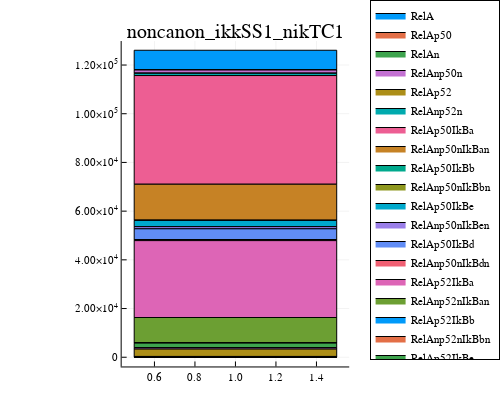
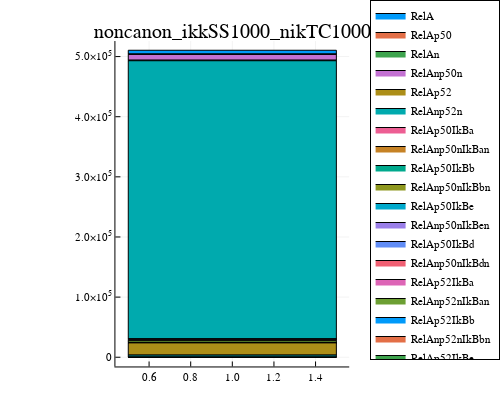

Source (notebook cell) for these figures, in order:
### Code cell
speciesToPlot=["RelA*"]
# speciesToPlot=[""]
fiveCornerCanonConditions=["canon_ikkTC1_NIKFuncSS1","canon_ikkTC1000_NIKFuncSS1000","canon_ikkTC10_NIKFuncSS10","canon_ikkTC1000_NIKFuncSS1","canon_ikkTC1_NIKFuncSS1000"]
stackedBar(speciesToPlot,sevenCornerNonCanonConditions,colorArray,first_cell,1,folder,hoursToPlot,maxValOfYAxis,qualityScaling)

### Figure 1 — Plotly figure (JSON) as saved in the notebook; plotly's stock layout.template omitted (floating-point values rounded to 4 significant figures)
{"data": [{"fill": "tozeroy", "fillcolor": "rgba(0, 154, 250, 1.000)", "legendgroup": "RelA", "line": {"color": "rgba(0, 0, 0, 1.000)", "dash": "solid", "width": 1}, "mode": "lines", "name": "RelA", "showlegend": true, "type": "scatter", "x": [0.5, 0.5, 1.5, 1.5, 0.5, 0.5], "xaxis": "x1", "y": [126100.0, 118100.0, 118100.0, 126100.0, 126100.0, 126100.0], "yaxis": "y1"}, {"colorbar": {"len": 0.9039, "title": "", "x": 0.9921, "y": 0.4896}, "legendgroup": "RelA", "marker": {"color": "rgba(0, 154, 250, 0.000)", "line": {"color": "rgba(0, 0, 0, 0.000)", "width": 1}, "size": 0, "symbol": "circle"}, "mode": "markers", "name": "RelA", "showlegend": false, "type": "scatter", "x": [1], "xaxis": "x", "y": [126100.0], "yaxis": "y", "zmax": null, "zmin": null}, {"fill": "tozeroy", "fillcolor": "rgba(227, 111, 71, 1.000)", "legendgroup": "RelAp50", "line": {"color": "rgba(0, 0, 0, 1.000)", "dash": "solid", "width": 1}, "mode": "lines", "name": "RelAp50", "showlegend": true, "type": "scatter", "x": [0.5, 0.5, 1.5, 1.5, 0.5, 0.5], "xaxis": "x1", "y": [118100.0, 118100.0, 118100.0, 118100.0, 118100.0, 118100.0], "yaxis": "y1"}, {"colorbar": {"len": 0.9039, "title": "", "x": 0.9921, "y": 0.4896}, "legendgroup": "RelAp50", "marker": {"color": "rgba(227, 111, 71, 0.000)", "line": {"color": "rgba(0, 0, 0, 0.000)", "width": 1}, "size": 0, "symbol": "circle"}, "mode": "markers", "name": "RelAp50", "showlegend": false, "type": "scatter", "x": [1], "xaxis": "x", "y": [118100.0], "yaxis": "y", "zmax": null, "zmin": null}, {"fill": "tozeroy", "fillcolor": "rgba(62, 164, 78, 1.000)", "legendgroup": "RelAn", "line": {"color": "rgba(0, 0, 0, 1.000)", "dash": "solid", "width": 1}, "mode": "lines", "name": "RelAn", "showlegend": true, "type": "scatter", "x": [0.5, 0.5, 1.5, 1.5, 0.5, 0.5], "xaxis": "x1", "y": [118100.0, 118000.0, 118000.0, 118100.0, 118100.0, 118100.0], "yaxis": "y1"}, {"colorbar": {"len": 0.9039, "title": "", "x": 0.9921, "y": 0.4896}, "legendgroup": "RelAn", "marker": {"color": "rgba(62, 164, 78, 0.000)", "line": {"color": "rgba(0, 0, 0, 0.000)", "width": 1}, "size": 0, "symbol": "circle"}, "mode": "markers", "name": "RelAn", "showlegend": false, "type": "scatter", "x": [1], "xaxis": "x", "y": [118100.0], "yaxis": "y", "zmax": null, "zmin": null}, {"fill": "tozeroy", "fillcolor": "rgba(195, 113, 210, 1.000)", "legendgroup": "RelAnp50n", "line": {"color": "rgba(0, 0, 0, 1.000)", "dash": "solid", "width": 1}, "mode": "lines", "name": "RelAnp50n", "showlegend": true, "type": "scatter", "x": [0.5, 0.5, 1.5, 1.5, 0.5, 0.5], "xaxis": "x1", "y": [118000.0, 116600.0, 116600.0, 118000.0, 118000.0, 118000.0], "yaxis": "y1"}, {"colorbar": {"len": 0.9039, "title": "", "x": 0.9921, "y": 0.4896}, "legendgroup": "RelAnp50n", "marker": {"color": "rgba(195, 113, 210, 0.000)", "line": {"color": "rgba(0, 0, 0, 0.000)", "width": 1}, "size": 0, "symbol": "circle"}, "mode": "markers", "name": "RelAnp50n", "showlegend": false, "type": "scatter", "x": [1], "xaxis": "x", "y": [118000.0], "yaxis": "y", "zmax": null, "zmin": null}, {"fill": "tozeroy", "fillcolor": "rgba(172, 142, 24, 1.000)", "legendgroup": "RelAp52", "line": {"color": "rgba(0, 0, 0, 1.000)", "dash": "solid", "width": 1}, "mode": "lines", "name": "RelAp52", "showlegend": true, "type": "scatter", "x": [0.5, 0.5, 1.5, 1.5, 0.5, 0.5], "xaxis": "x1", "y": [116600.0, 116600.0, 116600.0, 116600.0, 116600.0, 116600.0], "yaxis": "y1"}, {"colorbar": {"len": 0.9039, "title": "", "x": 0.9921, "y": 0.4896}, "legendgroup": "RelAp52", "marker": {"color": "rgba(172, 142, 24, 0.000)", "line": {"color": "rgba(0, 0, 0, 0.000)", "width": 1}, "size": 0, "symbol": "circle"}, "mode": "markers", "name": "RelAp52", "showlegend": false, "type": "scatter", "x": [1], "xaxis": "x", "y": [116600.0], "yaxis": "y", "zmax": null, "zmin": null}, {"fill": "tozeroy", "fillcolor": "rgba(0, 170, 174, 1.000)", "legendgroup": "RelAnp52n", "line": {"color": "rgba(0, 0, 0, 1.000)", "dash": "solid", "width": 1}, "mode": "lines", "name": "RelAnp52n", "showlegend": true, "type": "scatter", "x": [0.5, 0.5, 1.5, 1.5, 0.5, 0.5], "xaxis": "x1", "y": [116600.0, 115700.0, 115700.0, 116600.0, 116600.0, 116600.0], "yaxis": "y1"}, {"colorbar": {"len": 0.9039, "title": "", "x": 0.9921, "y": 0.4896}, "legendgroup": "RelAnp52n", "marker": {"color": "rgba(0, 170, 174, 0.000)", "line": {"color": "rgba(0, 0, 0, 0.000)", "width": 1}, "size": 0, "symbol": "circle"}, "mode": "markers", "name": "RelAnp52n", "showlegend": false, "type": "scatter", "x": [1], "xaxis": "x", "y": [116600.0], "yaxis": "y", "zmax": null, "zmin": null}, {"fill": "tozeroy", "fillcolor": "rgba(237, 94, 147, 1.000)", "legendgroup": "RelAp50IkBa", "line": {"color": "rgba(0, 0, 0, 1.000)", "dash": "solid", "width": 1}, "mode": "lines", "name": "RelAp50IkBa", "showlegend": true, "type": "scatter", "x": [0.5, 0.5, 1.5, 1.5, 0.5, 0.5], "xaxis": "x1", "y": [115700.0, 71050.0, 71050.0, 115700.0, 115700.0, 115700.0], "yaxis": "y1"}, {"colorbar": {"len": 0.9039, "title": "", "x": 0.9921, "y": 0.4896}, "legendgroup": "RelAp50IkBa", "marker": {"color": "rgba(237, 94, 147, 0.000)", "line": {"color": "rgba(0, 0, 0, 0.000)", "width": 1}, "size": 0, "symbol": "circle"}, "mode": "markers", "name": "RelAp50IkBa", "showlegend": false, "type": "scatter", "x": [1], "xaxis": "x", "y": [115700.0], "yaxis": "y", "zmax": null, "zmin": null}, {"fill": "tozeroy", "fillcolor": "rgba(198, 130, 37, 1.000)", "legendgroup": "RelAnp50nIkBan", "line": {"color": "rgba(0, 0, 0, 1.000)", "dash": "solid", "width": 1}, "mode": "lines", "name": "RelAnp50nIkBan", "showlegend": true, "type": "scatter", "x": [0.5, 0.5, 1.5, 1.5, 0.5, 0.5], "xaxis": "x1", "y": [71050.0, 56260.0, 56260.0, 71050.0, 71050.0, 71050.0], "yaxis": "y1"}, {"colorbar": {"len": 0.9039, "title": "", "x": 0.9921, "y": 0.4896}, "legendgroup": "RelAnp50nIkBan", "marker": {"color": "rgba(198, 130, 37, 0.000)", "line": {"color": "rgba(0, 0, 0, 0.000)", "width": 1}, "size": 0, "symbol": "circle"}, "mode": "markers", "name": "RelAnp50nIkBan", "showlegend": false, "type": "scatter", "x": [1], "xaxis": "x", "y": [71050.0], "yaxis": "y", "zmax": null, "zmin": null}, {"fill": "tozeroy", "fillcolor": "rgba(0, 169, 141, 1.000)", "legendgroup": "RelAp50IkBb", "line": {"color": "rgba(0, 0, 0, 1.000)", "dash": "solid", "width": 1}, "mode": "lines", "name": "RelAp50IkBb", "showlegend": true, "type": "scatter", "x": [0.5, 0.5, 1.5, 1.5, 0.5, 0.5], "xaxis": "x1", "y": [56260.0, 56200.0, 56200.0, 56260.0, 56260.0, 56260.0], "yaxis": "y1"}, {"colorbar": {"len": 0.9039, "title": "", "x": 0.9921, "y": 0.4896}, "legendgroup": "RelAp50IkBb", "marker": {"color": "rgba(0, 169, 141, 0.000)", "line": {"color": "rgba(0, 0, 0, 0.000)", "width": 1}, "size": 0, "symbol": "circle"}, "mode": "markers", "name": "RelAp50IkBb", "showlegend": false, "type": "scatter", "x": [1], "xaxis": "x", "y": [56260.0], "yaxis": "y", "zmax": null, "zmin": null}, {"fill": "tozeroy", "fillcolor": "rgba(142, 151, 30, 1.000)", "legendgroup": "RelAnp50nIkBbn", "line": {"color": "rgba(0, 0, 0, 1.000)", "dash": "solid", "width": 1}, "mode": "lines", "name": "RelAnp50nIkBbn", "showlegend": true, "type": "scatter", "x": [0.5, 0.5, 1.5, 1.5, 0.5, 0.5], "xaxis": "x1", "y": [56200.0, 56200.0, 56200.0, 56200.0, 56200.0, 56200.0], "yaxis": "y1"}, {"colorbar": {"len": 0.9039, "title": "", "x": 0.9921, "y": 0.4896}, "legendgroup": "RelAnp50nIkBbn", "marker": {"color": "rgba(142, 151, 30, 0.000)", "line": {"color": "rgba(0, 0, 0, 0.000)", "width": 1}, "size": 0, "symbol": "circle"}, "mode": "markers", "name": "RelAnp50nIkBbn", "showlegend": false, "type": "scatter", "x": [1], "xaxis": "x", "y": [56200.0], "yaxis": "y", "zmax": null, "zmin": null}, {"fill": "tozeroy", "fillcolor": "rgba(0, 169, 204, 1.000)", "legendgroup": "RelAp50IkBe", "line": {"color": "rgba(0, 0, 0, 1.000)", "dash": "solid", "width": 1}, "mode": "lines", "name": "RelAp50IkBe", "showlegend": true, "type": "scatter", "x": [0.5, 0.5, 1.5, 1.5, 0.5, 0.5], "xaxis": "x1", "y": [56200.0, 53640.0, 53640.0, 56200.0, 56200.0, 56200.0], "yaxis": "y1"}, {"colorbar": {"len": 0.9039, "title": "", "x": 0.9921, "y": 0.4896}, "legendgroup": "RelAp50IkBe", "marker": {"color": "rgba(0, 169, 204, 0.000)", "line": {"color": "rgba(0, 0, 0, 0.000)", "width": 1}, "size": 0, "symbol": "circle"}, "mode": "markers", "name": "RelAp50IkBe", "showlegend": false, "type": "scatter", "x": [1], "xaxis": "x", "y": [56200.0], "yaxis": "y", "zmax": null, "zmin": null}, {"fill": "tozeroy", "fillcolor": "rgba(155, 127, 233, 1.000)", "legendgroup": "RelAnp50nIkBen", "line": {"color": "rgba(0, 0, 0, 1.000)", "dash": "solid", "width": 1}, "mode": "lines", "name": "RelAnp50nIkBen", "showlegend": true, "type": "scatter", "x": [0.5, 0.5, 1.5, 1.5, 0.5, 0.5], "xaxis": "x1", "y": [53640.0, 52750.0, 52750.0, 53640.0, 53640.0, 53640.0], "yaxis": "y1"}, {"colorbar": {"len": 0.9039, "title": "", "x": 0.9921, "y": 0.4896}, "legendgroup": "RelAnp50nIkBen", "marker": {"color": "rgba(155, 127, 233, 0.000)", "line": {"color": "rgba(0, 0, 0, 0.000)", "width": 1}, "size": 0, "symbol": "circle"}, "mode": "markers", "name": "RelAnp50nIkBen", "showlegend": false, "type": "scatter", "x": [1], "xaxis": "x", "y": [53640.0], "yaxis": "y", "zmax": null, "zmin": null}, {"fill": "tozeroy", "fillcolor": "rgba(97, 141, 246, 1.000)", "legendgroup": "RelAp50IkBd", "line": {"color": "rgba(0, 0, 0, 1.000)", "dash": "solid", "width": 1}, "mode": "lines", "name": "RelAp50IkBd", "showlegend": true, "type": "scatter", "x": [0.5, 0.5, 1.5, 1.5, 0.5, 0.5], "xaxis": "x1", "y": [52750.0, 48350.0, 48350.0, 52750.0, 52750.0, 52750.0], "yaxis": "y1"}, {"colorbar": {"len": 0.9039, "title": "", "x": 0.9921, "y": 0.4896}, "legendgroup": "RelAp50IkBd", "marker": {"color": "rgba(97, 141, 246, 0.000)", "line": {"color": "rgba(0, 0, 0, 0.000)", "width": 1}, "size": 0, "symbol": "circle"}, "mode": "markers", "name": "RelAp50IkBd", "showlegend": false, "type": "scatter", "x": [1], "xaxis": "x", "y": [52750.0], "yaxis": "y", "zmax": null, "zmin": null}, {"fill": "tozeroy", "fillcolor": "rgba(240, 96, 115, 1.000)", "legendgroup": "RelAnp50nIkBdn", "line": {"color": "rgba(0, 0, 0, 1.000)", "dash": "solid", "width": 1}, "mode": "lines", "name": "RelAnp50nIkBdn", "showlegend": true, "type": "scatter", "x": [0.5, 0.5, 1.5, 1.5, 0.5, 0.5], "xaxis": "x1", "y": [48350.0, 47900.0, 47900.0, 48350.0, 48350.0, 48350.0], "yaxis": "y1"}, {"colorbar": {"len": 0.9039, "title": "", "x": 0.9921, "y": 0.4896}, "legendgroup": "RelAnp50nIkBdn", "marker": {"color": "rgba(240, 96, 115, 0.000)", "line": {"color": "rgba(0, 0, 0, 0.000)", "width": 1}, "size": 0, "symbol": "circle"}, "mode": "markers", "name": "RelAnp50nIkBdn", "showlegend": false, "type": "scatter", "x": [1], "xaxis": "x", "y": [48350.0], "yaxis": "y", "zmax": null, "zmin": null}, {"fill": "tozeroy", "fillcolor": "rgba(221, 101, 182, 1.000)", "legendgroup": "RelAp52IkBa", "line": {"color": "rgba(0, 0, 0, 1.000)", "dash": "solid", "width": 1}, "mode": "lines", "name": "RelAp52IkBa", "showlegend": true, "type": "scatter", "x": [0.5, 0.5, 1.5, 1.5, 0.5, 0.5], "xaxis": "x1", "y": [47900.0, 16320.0, 16320.0, 47900.0, 47900.0, 47900.0], "yaxis": "y1"}, {"colorbar": {"len": 0.9039, "title": "", "x": 0.9921, "y": 0.4896}, "legendgroup": "RelAp52IkBa", "marker": {"color": "rgba(221, 101, 182, 0.000)", "line": {"color": "rgba(0, 0, 0, 0.000)", "width": 1}, "size": 0, "symbol": "circle"}, "mode": "markers", "name": "RelAp52IkBa", "showlegend": false, "type": "scatter", "x": [1], "xaxis": "x", "y": [47900.0], "yaxis": "y", "zmax": null, "zmin": null}, {"fill": "tozeroy", "fillcolor": "rgba(108, 159, 51, 1.000)", "legendgroup": "RelAnp52nIkBan", "line": {"color": "rgba(0, 0, 0, 1.000)", "dash": "solid", "width": 1}, "mode": "lines", "name": "RelAnp52nIkBan", "showlegend": true, "type": "scatter", "x": [0.5, 0.5, 1.5, 1.5, 0.5, 0.5], "xaxis": "x1", "y": [16320.0, 5847.0, 5847.0, 16320.0, 16320.0, 16320.0], "yaxis": "y1"}, {"colorbar": {"len": 0.9039, "title": "", "x": 0.9921, "y": 0.4896}, "legendgroup": "RelAnp52nIkBan", "marker": {"color": "rgba(108, 159, 51, 0.000)", "line": {"color": "rgba(0, 0, 0, 0.000)", "width": 1}, "size": 0, "symbol": "circle"}, "mode": "markers", "name": "RelAnp52nIkBan", "showlegend": false, "type": "scatter", "x": [1], "xaxis": "x", "y": [16320.0], "yaxis": "y", "zmax": null, "zmin": null}, {"fill": "tozeroy", "fillcolor": "rgba(0, 154, 250, 1.000)", "legendgroup": "RelAp52IkBb", "line": {"color": "rgba(0, 0, 0, 1.000)", "dash": "solid", "width": 1}, "mode": "lines", "name": "RelAp52IkBb", "showlegend": true, "type": "scatter", "x": [0.5, 0.5, 1.5, 1.5, 0.5, 0.5], "xaxis": "x1", "y": [5847.0, 5821.0, 5821.0, 5847.0, 5847.0, 5847.0], "yaxis": "y1"}, {"colorbar": {"len": 0.9039, "title": "", "x": 0.9921, "y": 0.4896}, "legendgroup": "RelAp52IkBb", "marker": {"color": "rgba(0, 154, 250, 0.000)", "line": {"color": "rgba(0, 0, 0, 0.000)", "width": 1}, "size": 0, "symbol": "circle"}, "mode": "markers", "name": "RelAp52IkBb", "showlegend": false, "type": "scatter", "x": [1], "xaxis": "x", "y": [5847.0], "yaxis": "y", "zmax": null, "zmin": null}, {"fill": "tozeroy", "fillcolor": "rgba(227, 111, 71, 1.000)", "legendgroup": "RelAnp52nIkBbn", "line": {"color": "rgba(0, 0, 0, 1.000)", "dash": "solid", "width": 1}, "mode": "lines", "name": "RelAnp52nIkBbn", "showlegend": true, "type": "scatter", "x": [0.5, 0.5, 1.5, 1.5, 0.5, 0.5], "xaxis": "x1", "y": [5821.0, 5803.0, 5803.0, 5821.0, 5821.0, 5821.0], "yaxis": "y1"}, {"colorbar": {"len": 0.9039, "title": "", "x": 0.9921, "y": 0.4896}, "legendgroup": "RelAnp52nIkBbn", "marker": {"color": "rgba(227, 111, 71, 0.000)", "line": {"color": "rgba(0, 0, 0, 0.000)", "width": 1}, "size": 0, "symbol": "circle"}, "mode": "markers", "name": "RelAnp52nIkBbn", "showlegend": false, "type": "scatter", "x": [1], "xaxis": "x", "y": [5821.0], "yaxis": "y", "zmax": null, "zmin": null}, {"fill": "tozeroy", "fillcolor": "rgba(62, 164, 78, 1.000)", "legendgroup": "RelAp52IkBe", "line": {"color": "rgba(0, 0, 0, 1.000)", "dash": "solid", "width": 1}, "mode": "lines", "name": "RelAp52IkBe", "showlegend": true, "type": "scatter", "x": [0.5, 0.5, 1.5, 1.5, 0.5, 0.5], "xaxis": "x1", "y": [5803.0, 3985.0, 3985.0, 5803.0, 5803.0, 5803.0], "yaxis": "y1"}, {"colorbar": {"len": 0.9039, "title": "", "x": 0.9921, "y": 0.4896}, "legendgroup": "RelAp52IkBe", "marker": {"color": "rgba(62, 164, 78, 0.000)", "line": {"color": "rgba(0, 0, 0, 0.000)", "width": 1}, "size": 0, "symbol": "circle"}, "mode": "markers", "name": "RelAp52IkBe", "showlegend": false, "type": "scatter", "x": [1], "xaxis": "x", "y": [5803.0], "yaxis": "y", "zmax": null, "zmin": null}, {"fill": "tozeroy", "fillcolor": "rgba(195, 113, 210, 1.000)", "legendgroup": "RelAnp52nIkBen", "line": {"color": "rgba(0, 0, 0, 1.000)", "dash": "solid", "width": 1}, "mode": "lines", "name": "RelAnp52nIkBen", "showlegend": true, "type": "scatter", "x": [0.5, 0.5, 1.5, 1.5, 0.5, 0.5], "xaxis": "x1", "y": [3985.0, 3355.0, 3355.0, 3985.0, 3985.0, 3985.0], "yaxis": "y1"}, {"colorbar": {"len": 0.9039, "title": "", "x": 0.9921, "y": 0.4896}, "legendgroup": "RelAnp52nIkBen", "marker": {"color": "rgba(195, 113, 210, 0.000)", "line": {"color": "rgba(0, 0, 0, 0.000)", "width": 1}, "size": 0, "symbol": "circle"}, "mode": "markers", "name": "RelAnp52nIkBen", "showlegend": false, "type": "scatter", "x": [1], "xaxis": "x", "y": [3985.0], "yaxis": "y", "zmax": null, "zmin": null}, {"fill": "tozeroy", "fillcolor": "rgba(172, 142, 24, 1.000)", "legendgroup": "RelAp52IkBd", "line": {"color": "rgba(0, 0, 0, 1.000)", "dash": "solid", "width": 1}, "mode": "lines", "name": "RelAp52IkBd", "showlegend": true, "type": "scatter", "x": [0.5, 0.5, 1.5, 1.5, 0.5, 0.5], "xaxis": "x1", "y": [3355.0, 322.8, 322.8, 3355.0, 3355.0, 3355.0], "yaxis": "y1"}, {"colorbar": {"len": 0.9039, "title": "", "x": 0.9921, "y": 0.4896}, "legendgroup": "RelAp52IkBd", "marker": {"color": "rgba(172, 142, 24, 0.000)", "line": {"color": "rgba(0, 0, 0, 0.000)", "width": 1}, "size": 0, "symbol": "circle"}, "mode": "markers", "name": "RelAp52IkBd", "showlegend": false, "type": "scatter", "x": [1], "xaxis": "x", "y": [3355.0], "yaxis": "y", "zmax": null, "zmin": null}, {"fill": "tozeroy", "fillcolor": "rgba(0, 170, 174, 1.000)", "legendgroup": "RelAnp52nIkBdn", "line": {"color": "rgba(0, 0, 0, 1.000)", "dash": "solid", "width": 1}, "mode": "lines", "name": "RelAnp52nIkBdn", "showlegend": true, "type": "scatter", "x": [0.5, 0.5, 1.5, 1.5, 0.5, 0.5], "xaxis": "x1", "y": [322.8, 8.725, 8.725, 322.8, 322.8, 322.8], "yaxis": "y1"}, {"colorbar": {"len": 0.9039, "title": "", "x": 0.9921, "y": 0.4896}, "legendgroup": "RelAnp52nIkBdn", "marker": {"color": "rgba(0, 170, 174, 0.000)", "line": {"color": "rgba(0, 0, 0, 0.000)", "width": 1}, "size": 0, "symbol": "circle"}, "mode": "markers", "name": "RelAnp52nIkBdn", "showlegend": false, "type": "scatter", "x": [1], "xaxis": "x", "y": [322.8], "yaxis": "y", "zmax": null, "zmin": null}, {"fill": "tozeroy", "fillcolor": "rgba(237, 94, 147, 1.000)", "legendgroup": "RelAp50IkBdNIK", "line": {"color": "rgba(0, 0, 0, 1.000)", "dash": "solid", "width": 1}, "mode": "lines", "name": "RelAp50IkBdNIK", "showlegend": true, "type": "scatter", "x": [0.5, 0.5, 1.5, 1.5, 0.5, 0.5], "xaxis": "x1", "y": [8.725, 3.586, 3.586, 8.725, 8.725, 8.725], "yaxis": "y1"}, {"colorbar": {"len": 0.9039, "title": "", "x": 0.9921, "y": 0.4896}, "legendgroup": "RelAp50IkBdNIK", "marker": {"color": "rgba(237, 94, 147, 0.000)", "line": {"color": "rgba(0, 0, 0, 0.000)", "width": 1}, "size": 0, "symbol": "circle"}, "mode": "markers", "name": "RelAp50IkBdNIK", "showlegend": false, "type": "scatter", "x": [1], "xaxis": "x", "y": [8.725], "yaxis": "y", "zmax": null, "zmin": null}, {"fill": "tozeroy", "fillcolor": "rgba(198, 130, 37, 1.000)", "legendgroup": "RelAp52IkBdNIK", "line": {"color": "rgba(0, 0, 0, 1.000)", "dash": "solid", "width": 1}, "mode": "lines", "name": "RelAp52IkBdNIK", "showlegend": true, "type": "scatter", "x": [0.5, 0.5, 1.5, 1.5, 0.5, 0.5], "xaxis": "x1", "y": [3.586, 3.093e-11, 3.093e-11, 3.586, 3.586, 3.586], "yaxis": "y1"}, {"colorbar": {"len": 0.9039, "title": "", "x": 0.9921, "y": 0.4896}, "legendgroup": "RelAp52IkBdNIK", "marker": {"color": "rgba(198, 130, 37, 0.000)", "line": {"color": "rgba(0, 0, 0, 0.000)", "width": 1}, "size": 0, "symbol": "circle"}, "mode": "markers", "name": "RelAp52IkBdNIK", "showlegend": false, "type": "scatter", "x": [1], "xaxis": "x", "y": [3.586], "yaxis": "y", "zmax": null, "zmin": null}], "layout": {"annotations": [{"font": {"color": "rgba(0, 0, 0, 1.000)", "family": "sans-serif", "size": 20}, "rotation": 0, "showarrow": false, "text": "noncanon_ikkSS1_nikTC1", "x": 0.6689, "xanchor": "center", "xref": "paper", "y": 1, "yanchor": "top", "yref": "paper"}], "height": 400, "legend": {"bgcolor": "rgba(255, 255, 255, 1.000)", "bordercolor": "rgba(0, 0, 0, 1.000)", "borderwidth": 1, "font": {"color": "rgba(0, 0, 0, 1.000)", "family": "sans-serif", "size": 11}, "title": {"font": {"color": "rgba(0, 0, 0, 1.000)", "family": "sans-serif", "size": 15}, "text": ""}, "tracegroupgap": 0, "traceorder": "normal", "x": 1.05, "xanchor": "lower", "y": 0.07, "yanchor": "right"}, "margin": {"b": 20, "l": 0, "r": 0, "t": 20}, "paper_bgcolor": "rgba(255, 255, 255, 1.000)", "plot_bgcolor": "rgba(255, 255, 255, 1.000)", "showlegend": true, "width": 500, "xaxis": {"anchor": "y", "domain": [0.3457, 0.9921], "gridcolor": "rgba(0, 0, 0, 0.100)", "gridwidth": 0.5, "linecolor": "rgba(0, 0, 0, 1.000)", "mirror": false, "range": [0.4382, 1.562], "showgrid": true, "showline": true, "showticklabels": true, "tickangle": 0, "tickcolor": "rgb(0, 0, 0)", "tickfont": {"color": "rgba(0, 0, 0, 1.000)", "family": "sans-serif", "size": 11}, "tickmode": "array", "ticks": "inside", "ticktext": ["0.6", "0.8", "1.0", "1.2", "1.4"], "tickvals": [0.6, 0.8, 1, 1.2, 1.4], "title": "", "titlefont": {"color": "rgba(0, 0, 0, 1.000)", "family": "sans-serif", "size": 15}, "type": "-", "visible": true, "zeroline": false, "zerolinecolor": "rgba(0, 0, 0, 1.000)"}, "yaxis": {"anchor": "x", "domain": [0.03762, 0.9415], "gridcolor": "rgba(0, 0, 0, 0.100)", "gridwidth": 0.5, "linecolor": "rgba(0, 0, 0, 1.000)", "mirror": false, "range": [-3782.0, 129900.0], "showgrid": true, "showline": true, "showticklabels": true, "tickangle": 0, "tickcolor": "rgb(0, 0, 0)", "tickfont": {"color": "rgba(0, 0, 0, 1.000)", "family": "sans-serif", "size": 11}, "tickmode": "array", "ticks": "inside", "ticktext": ["0", "2.00×10<sup>4</sup>", "4.00×10<sup>4</sup>", "6.00×10<sup>4</sup>", "8.00×10<sup>4</sup>", "1.00×10<sup>5</sup>", "1.20×10<sup>5</sup>"], "tickvals": [0, 20000, 40000, 60000, 80000, 100000, 120000], "title": "", "titlefont": {"color": "rgba(0, 0, 0, 1.000)", "family": "sans-serif", "size": 15}, "type": "-", "visible": true, "zeroline": false, "zerolinecolor": "rgba(0, 0, 0, 1.000)"}}}

### Figure 2 — Plotly figure (JSON) as saved in the notebook; plotly's stock layout.template omitted (floating-point values rounded to 4 significant figures)
{"data": [{"fill": "tozeroy", "fillcolor": "rgba(0, 154, 250, 1.000)", "legendgroup": "RelA", "line": {"color": "rgba(0, 0, 0, 1.000)", "dash": "solid", "width": 1}, "mode": "lines", "name": "RelA", "showlegend": true, "type": "scatter", "x": [0.5, 0.5, 1.5, 1.5, 0.5, 0.5], "xaxis": "x1", "y": [510500.0, 503900.0, 503900.0, 510500.0, 510500.0, 510500.0], "yaxis": "y1"}, {"colorbar": {"len": 0.9039, "title": "", "x": 0.9921, "y": 0.4896}, "legendgroup": "RelA", "marker": {"color": "rgba(0, 154, 250, 0.000)", "line": {"color": "rgba(0, 0, 0, 0.000)", "width": 1}, "size": 0, "symbol": "circle"}, "mode": "markers", "name": "RelA", "showlegend": false, "type": "scatter", "x": [1], "xaxis": "x", "y": [510500.0], "yaxis": "y", "zmax": null, "zmin": null}, {"fill": "tozeroy", "fillcolor": "rgba(227, 111, 71, 1.000)", "legendgroup": "RelAp50", "line": {"color": "rgba(0, 0, 0, 1.000)", "dash": "solid", "width": 1}, "mode": "lines", "name": "RelAp50", "showlegend": true, "type": "scatter", "x": [0.5, 0.5, 1.5, 1.5, 0.5, 0.5], "xaxis": "x1", "y": [503900.0, 503900.0, 503900.0, 503900.0, 503900.0, 503900.0], "yaxis": "y1"}, {"colorbar": {"len": 0.9039, "title": "", "x": 0.9921, "y": 0.4896}, "legendgroup": "RelAp50", "marker": {"color": "rgba(227, 111, 71, 0.000)", "line": {"color": "rgba(0, 0, 0, 0.000)", "width": 1}, "size": 0, "symbol": "circle"}, "mode": "markers", "name": "RelAp50", "showlegend": false, "type": "scatter", "x": [1], "xaxis": "x", "y": [503900.0], "yaxis": "y", "zmax": null, "zmin": null}, {"fill": "tozeroy", "fillcolor": "rgba(62, 164, 78, 1.000)", "legendgroup": "RelAn", "line": {"color": "rgba(0, 0, 0, 1.000)", "dash": "solid", "width": 1}, "mode": "lines", "name": "RelAn", "showlegend": true, "type": "scatter", "x": [0.5, 0.5, 1.5, 1.5, 0.5, 0.5], "xaxis": "x1", "y": [503900.0, 503500.0, 503500.0, 503900.0, 503900.0, 503900.0], "yaxis": "y1"}, {"colorbar": {"len": 0.9039, "title": "", "x": 0.9921, "y": 0.4896}, "legendgroup": "RelAn", "marker": {"color": "rgba(62, 164, 78, 0.000)", "line": {"color": "rgba(0, 0, 0, 0.000)", "width": 1}, "size": 0, "symbol": "circle"}, "mode": "markers", "name": "RelAn", "showlegend": false, "type": "scatter", "x": [1], "xaxis": "x", "y": [503900.0], "yaxis": "y", "zmax": null, "zmin": null}, {"fill": "tozeroy", "fillcolor": "rgba(195, 113, 210, 1.000)", "legendgroup": "RelAnp50n", "line": {"color": "rgba(0, 0, 0, 1.000)", "dash": "solid", "width": 1}, "mode": "lines", "name": "RelAnp50n", "showlegend": true, "type": "scatter", "x": [0.5, 0.5, 1.5, 1.5, 0.5, 0.5], "xaxis": "x1", "y": [503500.0, 494000.0, 494000.0, 503500.0, 503500.0, 503500.0], "yaxis": "y1"}, {"colorbar": {"len": 0.9039, "title": "", "x": 0.9921, "y": 0.4896}, "legendgroup": "RelAnp50n", "marker": {"color": "rgba(195, 113, 210, 0.000)", "line": {"color": "rgba(0, 0, 0, 0.000)", "width": 1}, "size": 0, "symbol": "circle"}, "mode": "markers", "name": "RelAnp50n", "showlegend": false, "type": "scatter", "x": [1], "xaxis": "x", "y": [503500.0], "yaxis": "y", "zmax": null, "zmin": null}, {"fill": "tozeroy", "fillcolor": "rgba(172, 142, 24, 1.000)", "legendgroup": "RelAp52", "line": {"color": "rgba(0, 0, 0, 1.000)", "dash": "solid", "width": 1}, "mode": "lines", "name": "RelAp52", "showlegend": true, "type": "scatter", "x": [0.5, 0.5, 1.5, 1.5, 0.5, 0.5], "xaxis": "x1", "y": [494000.0, 493100.0, 493100.0, 494000.0, 494000.0, 494000.0], "yaxis": "y1"}, {"colorbar": {"len": 0.9039, "title": "", "x": 0.9921, "y": 0.4896}, "legendgroup": "RelAp52", "marker": {"color": "rgba(172, 142, 24, 0.000)", "line": {"color": "rgba(0, 0, 0, 0.000)", "width": 1}, "size": 0, "symbol": "circle"}, "mode": "markers", "name": "RelAp52", "showlegend": false, "type": "scatter", "x": [1], "xaxis": "x", "y": [494000.0], "yaxis": "y", "zmax": null, "zmin": null}, {"fill": "tozeroy", "fillcolor": "rgba(0, 170, 174, 1.000)", "legendgroup": "RelAnp52n", "line": {"color": "rgba(0, 0, 0, 1.000)", "dash": "solid", "width": 1}, "mode": "lines", "name": "RelAnp52n", "showlegend": true, "type": "scatter", "x": [0.5, 0.5, 1.5, 1.5, 0.5, 0.5], "xaxis": "x1", "y": [493100.0, 29840.0, 29840.0, 493100.0, 493100.0, 493100.0], "yaxis": "y1"}, {"colorbar": {"len": 0.9039, "title": "", "x": 0.9921, "y": 0.4896}, "legendgroup": "RelAnp52n", "marker": {"color": "rgba(0, 170, 174, 0.000)", "line": {"color": "rgba(0, 0, 0, 0.000)", "width": 1}, "size": 0, "symbol": "circle"}, "mode": "markers", "name": "RelAnp52n", "showlegend": false, "type": "scatter", "x": [1], "xaxis": "x", "y": [493100.0], "yaxis": "y", "zmax": null, "zmin": null}, {"fill": "tozeroy", "fillcolor": "rgba(237, 94, 147, 1.000)", "legendgroup": "RelAp50IkBa", "line": {"color": "rgba(0, 0, 0, 1.000)", "dash": "solid", "width": 1}, "mode": "lines", "name": "RelAp50IkBa", "showlegend": true, "type": "scatter", "x": [0.5, 0.5, 1.5, 1.5, 0.5, 0.5], "xaxis": "x1", "y": [29840.0, 29810.0, 29810.0, 29840.0, 29840.0, 29840.0], "yaxis": "y1"}, {"colorbar": {"len": 0.9039, "title": "", "x": 0.9921, "y": 0.4896}, "legendgroup": "RelAp50IkBa", "marker": {"color": "rgba(237, 94, 147, 0.000)", "line": {"color": "rgba(0, 0, 0, 0.000)", "width": 1}, "size": 0, "symbol": "circle"}, "mode": "markers", "name": "RelAp50IkBa", "showlegend": false, "type": "scatter", "x": [1], "xaxis": "x", "y": [29840.0], "yaxis": "y", "zmax": null, "zmin": null}, {"fill": "tozeroy", "fillcolor": "rgba(198, 130, 37, 1.000)", "legendgroup": "RelAnp50nIkBan", "line": {"color": "rgba(0, 0, 0, 1.000)", "dash": "solid", "width": 1}, "mode": "lines", "name": "RelAnp50nIkBan", "showlegend": true, "type": "scatter", "x": [0.5, 0.5, 1.5, 1.5, 0.5, 0.5], "xaxis": "x1", "y": [29810.0, 29730.0, 29730.0, 29810.0, 29810.0, 29810.0], "yaxis": "y1"}, {"colorbar": {"len": 0.9039, "title": "", "x": 0.9921, "y": 0.4896}, "legendgroup": "RelAnp50nIkBan", "marker": {"color": "rgba(198, 130, 37, 0.000)", "line": {"color": "rgba(0, 0, 0, 0.000)", "width": 1}, "size": 0, "symbol": "circle"}, "mode": "markers", "name": "RelAnp50nIkBan", "showlegend": false, "type": "scatter", "x": [1], "xaxis": "x", "y": [29810.0], "yaxis": "y", "zmax": null, "zmin": null}, {"fill": "tozeroy", "fillcolor": "rgba(0, 169, 141, 1.000)", "legendgroup": "RelAp50IkBb", "line": {"color": "rgba(0, 0, 0, 1.000)", "dash": "solid", "width": 1}, "mode": "lines", "name": "RelAp50IkBb", "showlegend": true, "type": "scatter", "x": [0.5, 0.5, 1.5, 1.5, 0.5, 0.5], "xaxis": "x1", "y": [29730.0, 29730.0, 29730.0, 29730.0, 29730.0, 29730.0], "yaxis": "y1"}, {"colorbar": {"len": 0.9039, "title": "", "x": 0.9921, "y": 0.4896}, "legendgroup": "RelAp50IkBb", "marker": {"color": "rgba(0, 169, 141, 0.000)", "line": {"color": "rgba(0, 0, 0, 0.000)", "width": 1}, "size": 0, "symbol": "circle"}, "mode": "markers", "name": "RelAp50IkBb", "showlegend": false, "type": "scatter", "x": [1], "xaxis": "x", "y": [29730.0], "yaxis": "y", "zmax": null, "zmin": null}, {"fill": "tozeroy", "fillcolor": "rgba(142, 151, 30, 1.000)", "legendgroup": "RelAnp50nIkBbn", "line": {"color": "rgba(0, 0, 0, 1.000)", "dash": "solid", "width": 1}, "mode": "lines", "name": "RelAnp50nIkBbn", "showlegend": true, "type": "scatter", "x": [0.5, 0.5, 1.5, 1.5, 0.5, 0.5], "xaxis": "x1", "y": [29730.0, 29730.0, 29730.0, 29730.0, 29730.0, 29730.0], "yaxis": "y1"}, {"colorbar": {"len": 0.9039, "title": "", "x": 0.9921, "y": 0.4896}, "legendgroup": "RelAnp50nIkBbn", "marker": {"color": "rgba(142, 151, 30, 0.000)", "line": {"color": "rgba(0, 0, 0, 0.000)", "width": 1}, "size": 0, "symbol": "circle"}, "mode": "markers", "name": "RelAnp50nIkBbn", "showlegend": false, "type": "scatter", "x": [1], "xaxis": "x", "y": [29730.0], "yaxis": "y", "zmax": null, "zmin": null}, {"fill": "tozeroy", "fillcolor": "rgba(0, 169, 204, 1.000)", "legendgroup": "RelAp50IkBe", "line": {"color": "rgba(0, 0, 0, 1.000)", "dash": "solid", "width": 1}, "mode": "lines", "name": "RelAp50IkBe", "showlegend": true, "type": "scatter", "x": [0.5, 0.5, 1.5, 1.5, 0.5, 0.5], "xaxis": "x1", "y": [29730.0, 29730.0, 29730.0, 29730.0, 29730.0, 29730.0], "yaxis": "y1"}, {"colorbar": {"len": 0.9039, "title": "", "x": 0.9921, "y": 0.4896}, "legendgroup": "RelAp50IkBe", "marker": {"color": "rgba(0, 169, 204, 0.000)", "line": {"color": "rgba(0, 0, 0, 0.000)", "width": 1}, "size": 0, "symbol": "circle"}, "mode": "markers", "name": "RelAp50IkBe", "showlegend": false, "type": "scatter", "x": [1], "xaxis": "x", "y": [29730.0], "yaxis": "y", "zmax": null, "zmin": null}, {"fill": "tozeroy", "fillcolor": "rgba(155, 127, 233, 1.000)", "legendgroup": "RelAnp50nIkBen", "line": {"color": "rgba(0, 0, 0, 1.000)", "dash": "solid", "width": 1}, "mode": "lines", "name": "RelAnp50nIkBen", "showlegend": true, "type": "scatter", "x": [0.5, 0.5, 1.5, 1.5, 0.5, 0.5], "xaxis": "x1", "y": [29730.0, 29730.0, 29730.0, 29730.0, 29730.0, 29730.0], "yaxis": "y1"}, {"colorbar": {"len": 0.9039, "title": "", "x": 0.9921, "y": 0.4896}, "legendgroup": "RelAnp50nIkBen", "marker": {"color": "rgba(155, 127, 233, 0.000)", "line": {"color": "rgba(0, 0, 0, 0.000)", "width": 1}, "size": 0, "symbol": "circle"}, "mode": "markers", "name": "RelAnp50nIkBen", "showlegend": false, "type": "scatter", "x": [1], "xaxis": "x", "y": [29730.0], "yaxis": "y", "zmax": null, "zmin": null}, {"fill": "tozeroy", "fillcolor": "rgba(97, 141, 246, 1.000)", "legendgroup": "RelAp50IkBd", "line": {"color": "rgba(0, 0, 0, 1.000)", "dash": "solid", "width": 1}, "mode": "lines", "name": "RelAp50IkBd", "showlegend": true, "type": "scatter", "x": [0.5, 0.5, 1.5, 1.5, 0.5, 0.5], "xaxis": "x1", "y": [29730.0, 29190.0, 29190.0, 29730.0, 29730.0, 29730.0], "yaxis": "y1"}, {"colorbar": {"len": 0.9039, "title": "", "x": 0.9921, "y": 0.4896}, "legendgroup": "RelAp50IkBd", "marker": {"color": "rgba(97, 141, 246, 0.000)", "line": {"color": "rgba(0, 0, 0, 0.000)", "width": 1}, "size": 0, "symbol": "circle"}, "mode": "markers", "name": "RelAp50IkBd", "showlegend": false, "type": "scatter", "x": [1], "xaxis": "x", "y": [29730.0], "yaxis": "y", "zmax": null, "zmin": null}, {"fill": "tozeroy", "fillcolor": "rgba(240, 96, 115, 1.000)", "legendgroup": "RelAnp50nIkBdn", "line": {"color": "rgba(0, 0, 0, 1.000)", "dash": "solid", "width": 1}, "mode": "lines", "name": "RelAnp50nIkBdn", "showlegend": true, "type": "scatter", "x": [0.5, 0.5, 1.5, 1.5, 0.5, 0.5], "xaxis": "x1", "y": [29190.0, 29090.0, 29090.0, 29190.0, 29190.0, 29190.0], "yaxis": "y1"}, {"colorbar": {"len": 0.9039, "title": "", "x": 0.9921, "y": 0.4896}, "legendgroup": "RelAnp50nIkBdn", "marker": {"color": "rgba(240, 96, 115, 0.000)", "line": {"color": "rgba(0, 0, 0, 0.000)", "width": 1}, "size": 0, "symbol": "circle"}, "mode": "markers", "name": "RelAnp50nIkBdn", "showlegend": false, "type": "scatter", "x": [1], "xaxis": "x", "y": [29190.0], "yaxis": "y", "zmax": null, "zmin": null}, {"fill": "tozeroy", "fillcolor": "rgba(221, 101, 182, 1.000)", "legendgroup": "RelAp52IkBa", "line": {"color": "rgba(0, 0, 0, 1.000)", "dash": "solid", "width": 1}, "mode": "lines", "name": "RelAp52IkBa", "showlegend": true, "type": "scatter", "x": [0.5, 0.5, 1.5, 1.5, 0.5, 0.5], "xaxis": "x1", "y": [29090.0, 27430.0, 27430.0, 29090.0, 29090.0, 29090.0], "yaxis": "y1"}, {"colorbar": {"len": 0.9039, "title": "", "x": 0.9921, "y": 0.4896}, "legendgroup": "RelAp52IkBa", "marker": {"color": "rgba(221, 101, 182, 0.000)", "line": {"color": "rgba(0, 0, 0, 0.000)", "width": 1}, "size": 0, "symbol": "circle"}, "mode": "markers", "name": "RelAp52IkBa", "showlegend": false, "type": "scatter", "x": [1], "xaxis": "x", "y": [29090.0], "yaxis": "y", "zmax": null, "zmin": null}, {"fill": "tozeroy", "fillcolor": "rgba(108, 159, 51, 1.000)", "legendgroup": "RelAnp52nIkBan", "line": {"color": "rgba(0, 0, 0, 1.000)", "dash": "solid", "width": 1}, "mode": "lines", "name": "RelAnp52nIkBan", "showlegend": true, "type": "scatter", "x": [0.5, 0.5, 1.5, 1.5, 0.5, 0.5], "xaxis": "x1", "y": [27430.0, 23960.0, 23960.0, 27430.0, 27430.0, 27430.0], "yaxis": "y1"}, {"colorbar": {"len": 0.9039, "title": "", "x": 0.9921, "y": 0.4896}, "legendgroup": "RelAnp52nIkBan", "marker": {"color": "rgba(108, 159, 51, 0.000)", "line": {"color": "rgba(0, 0, 0, 0.000)", "width": 1}, "size": 0, "symbol": "circle"}, "mode": "markers", "name": "RelAnp52nIkBan", "showlegend": false, "type": "scatter", "x": [1], "xaxis": "x", "y": [27430.0], "yaxis": "y", "zmax": null, "zmin": null}, {"fill": "tozeroy", "fillcolor": "rgba(0, 154, 250, 1.000)", "legendgroup": "RelAp52IkBb", "line": {"color": "rgba(0, 0, 0, 1.000)", "dash": "solid", "width": 1}, "mode": "lines", "name": "RelAp52IkBb", "showlegend": true, "type": "scatter", "x": [0.5, 0.5, 1.5, 1.5, 0.5, 0.5], "xaxis": "x1", "y": [23960.0, 23960.0, 23960.0, 23960.0, 23960.0, 23960.0], "yaxis": "y1"}, {"colorbar": {"len": 0.9039, "title": "", "x": 0.9921, "y": 0.4896}, "legendgroup": "RelAp52IkBb", "marker": {"color": "rgba(0, 154, 250, 0.000)", "line": {"color": "rgba(0, 0, 0, 0.000)", "width": 1}, "size": 0, "symbol": "circle"}, "mode": "markers", "name": "RelAp52IkBb", "showlegend": false, "type": "scatter", "x": [1], "xaxis": "x", "y": [23960.0], "yaxis": "y", "zmax": null, "zmin": null}, {"fill": "tozeroy", "fillcolor": "rgba(227, 111, 71, 1.000)", "legendgroup": "RelAnp52nIkBbn", "line": {"color": "rgba(0, 0, 0, 1.000)", "dash": "solid", "width": 1}, "mode": "lines", "name": "RelAnp52nIkBbn", "showlegend": true, "type": "scatter", "x": [0.5, 0.5, 1.5, 1.5, 0.5, 0.5], "xaxis": "x1", "y": [23960.0, 23950.0, 23950.0, 23960.0, 23960.0, 23960.0], "yaxis": "y1"}, {"colorbar": {"len": 0.9039, "title": "", "x": 0.9921, "y": 0.4896}, "legendgroup": "RelAnp52nIkBbn", "marker": {"color": "rgba(227, 111, 71, 0.000)", "line": {"color": "rgba(0, 0, 0, 0.000)", "width": 1}, "size": 0, "symbol": "circle"}, "mode": "markers", "name": "RelAnp52nIkBbn", "showlegend": false, "type": "scatter", "x": [1], "xaxis": "x", "y": [23960.0], "yaxis": "y", "zmax": null, "zmin": null}, {"fill": "tozeroy", "fillcolor": "rgba(62, 164, 78, 1.000)", "legendgroup": "RelAp52IkBe", "line": {"color": "rgba(0, 0, 0, 1.000)", "dash": "solid", "width": 1}, "mode": "lines", "name": "RelAp52IkBe", "showlegend": true, "type": "scatter", "x": [0.5, 0.5, 1.5, 1.5, 0.5, 0.5], "xaxis": "x1", "y": [23950.0, 23930.0, 23930.0, 23950.0, 23950.0, 23950.0], "yaxis": "y1"}, {"colorbar": {"len": 0.9039, "title": "", "x": 0.9921, "y": 0.4896}, "legendgroup": "RelAp52IkBe", "marker": {"color": "rgba(62, 164, 78, 0.000)", "line": {"color": "rgba(0, 0, 0, 0.000)", "width": 1}, "size": 0, "symbol": "circle"}, "mode": "markers", "name": "RelAp52IkBe", "showlegend": false, "type": "scatter", "x": [1], "xaxis": "x", "y": [23950.0], "yaxis": "y", "zmax": null, "zmin": null}, {"fill": "tozeroy", "fillcolor": "rgba(195, 113, 210, 1.000)", "legendgroup": "RelAnp52nIkBen", "line": {"color": "rgba(0, 0, 0, 1.000)", "dash": "solid", "width": 1}, "mode": "lines", "name": "RelAnp52nIkBen", "showlegend": true, "type": "scatter", "x": [0.5, 0.5, 1.5, 1.5, 0.5, 0.5], "xaxis": "x1", "y": [23930.0, 23870.0, 23870.0, 23930.0, 23930.0, 23930.0], "yaxis": "y1"}, {"colorbar": {"len": 0.9039, "title": "", "x": 0.9921, "y": 0.4896}, "legendgroup": "RelAnp52nIkBen", "marker": {"color": "rgba(195, 113, 210, 0.000)", "line": {"color": "rgba(0, 0, 0, 0.000)", "width": 1}, "size": 0, "symbol": "circle"}, "mode": "markers", "name": "RelAnp52nIkBen", "showlegend": false, "type": "scatter", "x": [1], "xaxis": "x", "y": [23930.0], "yaxis": "y", "zmax": null, "zmin": null}, {"fill": "tozeroy", "fillcolor": "rgba(172, 142, 24, 1.000)", "legendgroup": "RelAp52IkBd", "line": {"color": "rgba(0, 0, 0, 1.000)", "dash": "solid", "width": 1}, "mode": "lines", "name": "RelAp52IkBd", "showlegend": true, "type": "scatter", "x": [0.5, 0.5, 1.5, 1.5, 0.5, 0.5], "xaxis": "x1", "y": [23870.0, 3586.0, 3586.0, 23870.0, 23870.0, 23870.0], "yaxis": "y1"}, {"colorbar": {"len": 0.9039, "title": "", "x": 0.9921, "y": 0.4896}, "legendgroup": "RelAp52IkBd", "marker": {"color": "rgba(172, 142, 24, 0.000)", "line": {"color": "rgba(0, 0, 0, 0.000)", "width": 1}, "size": 0, "symbol": "circle"}, "mode": "markers", "name": "RelAp52IkBd", "showlegend": false, "type": "scatter", "x": [1], "xaxis": "x", "y": [23870.0], "yaxis": "y", "zmax": null, "zmin": null}, {"fill": "tozeroy", "fillcolor": "rgba(0, 170, 174, 1.000)", "legendgroup": "RelAnp52nIkBdn", "line": {"color": "rgba(0, 0, 0, 1.000)", "dash": "solid", "width": 1}, "mode": "lines", "name": "RelAnp52nIkBdn", "showlegend": true, "type": "scatter", "x": [0.5, 0.5, 1.5, 1.5, 0.5, 0.5], "xaxis": "x1", "y": [3586.0, 33.51, 33.51, 3586.0, 3586.0, 3586.0], "yaxis": "y1"}, {"colorbar": {"len": 0.9039, "title": "", "x": 0.9921, "y": 0.4896}, "legendgroup": "RelAnp52nIkBdn", "marker": {"color": "rgba(0, 170, 174, 0.000)", "line": {"color": "rgba(0, 0, 0, 0.000)", "width": 1}, "size": 0, "symbol": "circle"}, "mode": "markers", "name": "RelAnp52nIkBdn", "showlegend": false, "type": "scatter", "x": [1], "xaxis": "x", "y": [3586.0], "yaxis": "y", "zmax": null, "zmin": null}, {"fill": "tozeroy", "fillcolor": "rgba(237, 94, 147, 1.000)", "legendgroup": "RelAp50IkBdNIK", "line": {"color": "rgba(0, 0, 0, 1.000)", "dash": "solid", "width": 1}, "mode": "lines", "name": "RelAp50IkBdNIK", "showlegend": true, "type": "scatter", "x": [0.5, 0.5, 1.5, 1.5, 0.5, 0.5], "xaxis": "x1", "y": [33.51, 32.65, 32.65, 33.51, 33.51, 33.51], "yaxis": "y1"}, {"colorbar": {"len": 0.9039, "title": "", "x": 0.9921, "y": 0.4896}, "legendgroup": "RelAp50IkBdNIK", "marker": {"color": "rgba(237, 94, 147, 0.000)", "line": {"color": "rgba(0, 0, 0, 0.000)", "width": 1}, "size": 0, "symbol": "circle"}, "mode": "markers", "name": "RelAp50IkBdNIK", "showlegend": false, "type": "scatter", "x": [1], "xaxis": "x", "y": [33.51], "yaxis": "y", "zmax": null, "zmin": null}, {"fill": "tozeroy", "fillcolor": "rgba(198, 130, 37, 1.000)", "legendgroup": "RelAp52IkBdNIK", "line": {"color": "rgba(0, 0, 0, 1.000)", "dash": "solid", "width": 1}, "mode": "lines", "name": "RelAp52IkBdNIK", "showlegend": true, "type": "scatter", "x": [0.5, 0.5, 1.5, 1.5, 0.5, 0.5], "xaxis": "x1", "y": [32.65, -1.947e-11, -1.947e-11, 32.65, 32.65, 32.65], "yaxis": "y1"}, {"colorbar": {"len": 0.9039, "title": "", "x": 0.9921, "y": 0.4896}, "legendgroup": "RelAp52IkBdNIK", "marker": {"color": "rgba(198, 130, 37, 0.000)", "line": {"color": "rgba(0, 0, 0, 0.000)", "width": 1}, "size": 0, "symbol": "circle"}, "mode": "markers", "name": "RelAp52IkBdNIK", "showlegend": false, "type": "scatter", "x": [1], "xaxis": "x", "y": [32.65], "yaxis": "y", "zmax": null, "zmin": null}], "layout": {"annotations": [{"font": {"color": "rgba(0, 0, 0, 1.000)", "family": "sans-serif", "size": 20}, "rotation": 0, "showarrow": false, "text": "noncanon_ikkSS1000_nikTC1000", "x": 0.66, "xanchor": "center", "xref": "paper", "y": 1, "yanchor": "top", "yref": "paper"}], "height": 400, "legend": {"bgcolor": "rgba(255, 255, 255, 1.000)", "bordercolor": "rgba(0, 0, 0, 1.000)", "borderwidth": 1, "font": {"color": "rgba(0, 0, 0, 1.000)", "family": "sans-serif", "size": 11}, "title": {"font": {"color": "rgba(0, 0, 0, 1.000)", "family": "sans-serif", "size": 15}, "text": ""}, "tracegroupgap": 0, "traceorder": "normal", "x": 1.05, "xanchor": "lower", "y": 0.07, "yanchor": "right"}, "margin": {"b": 20, "l": 0, "r": 0, "t": 20}, "paper_bgcolor": "rgba(255, 255, 255, 1.000)", "plot_bgcolor": "rgba(255, 255, 255, 1.000)", "showlegend": true, "width": 500, "xaxis": {"anchor": "y", "domain": [0.3279, 0.9921], "gridcolor": "rgba(0, 0, 0, 0.100)", "gridwidth": 0.5, "linecolor": "rgba(0, 0, 0, 1.000)", "mirror": false, "range": [0.4382, 1.562], "showgrid": true, "showline": true, "showticklabels": true, "tickangle": 0, "tickcolor": "rgb(0, 0, 0)", "tickfont": {"color": "rgba(0, 0, 0, 1.000)", "family": "sans-serif", "size": 11}, "tickmode": "array", "ticks": "inside", "ticktext": ["0.6", "0.8", "1.0", "1.2", "1.4"], "tickvals": [0.6, 0.8, 1, 1.2, 1.4], "title": "", "titlefont": {"color": "rgba(0, 0, 0, 1.000)", "family": "sans-serif", "size": 15}, "type": "-", "visible": true, "zeroline": false, "zerolinecolor": "rgba(0, 0, 0, 1.000)"}, "yaxis": {"anchor": "x", "domain": [0.03762, 0.9415], "gridcolor": "rgba(0, 0, 0, 0.100)", "gridwidth": 0.5, "linecolor": "rgba(0, 0, 0, 1.000)", "mirror": false, "range": [-15320.0, 525800.0], "showgrid": true, "showline": true, "showticklabels": true, "tickangle": 0, "tickcolor": "rgb(0, 0, 0)", "tickfont": {"color": "rgba(0, 0, 0, 1.000)", "family": "sans-serif", "size": 11}, "tickmode": "array", "ticks": "inside", "ticktext": ["0", "1.0×10<sup>5</sup>", "2.0×10<sup>5</sup>", "3.0×10<sup>5</sup>", "4.0×10<sup>5</sup>", "5.0×10<sup>5</sup>"], "tickvals": [0, 100000, 200000, 300000, 400000, 500000], "title": "", "titlefont": {"color": "rgba(0, 0, 0, 1.000)", "family": "sans-serif", "size": 15}, "type": "-", "visible": true, "zeroline": false, "zerolinecolor": "rgba(0, 0, 0, 1.000)"}}}
